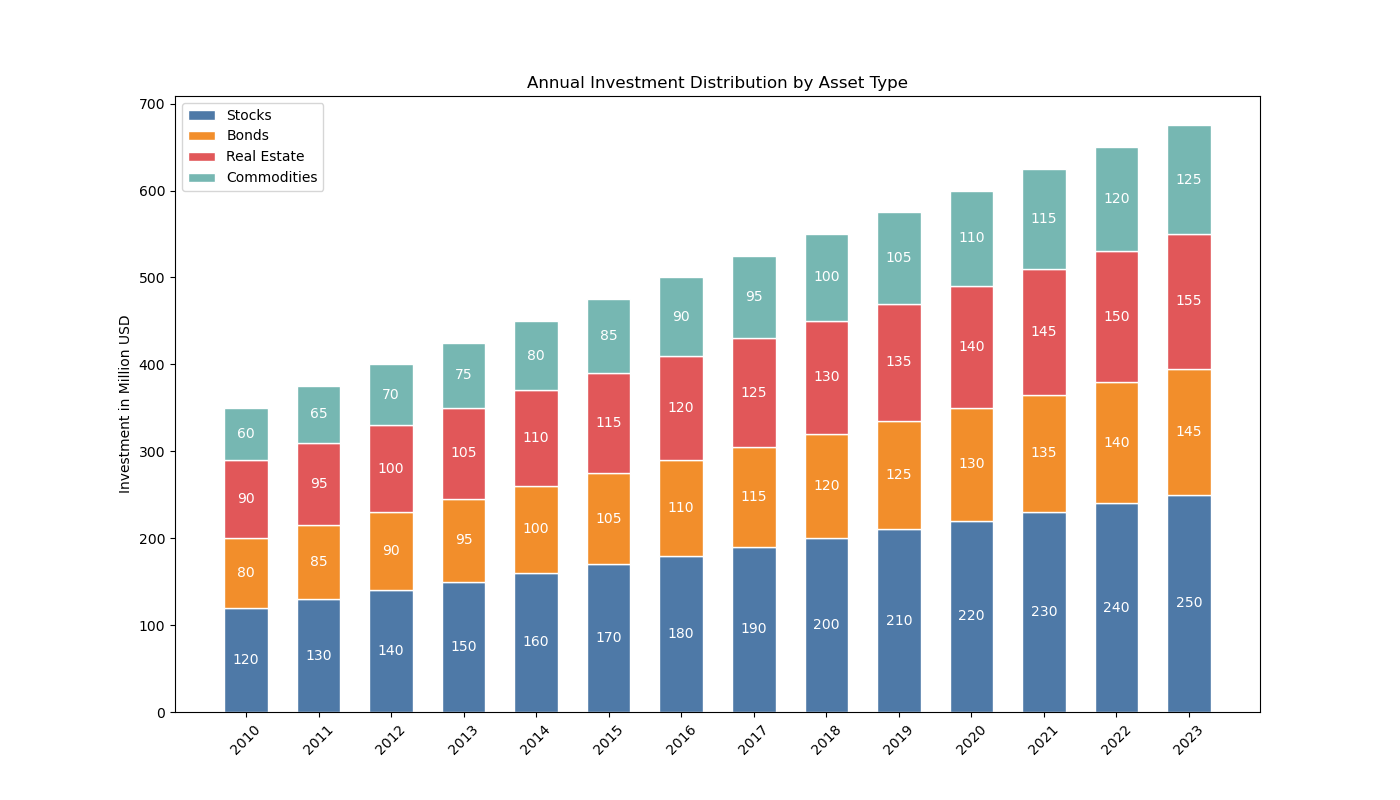

The Python source for this figure:

import matplotlib.pyplot as plt

# Data
years = ['2010', '2011', '2012', '2013', '2014', '2015', 
         '2016', '2017', '2018', '2019', '2020', '2021', '2022', '2023']
stocks = [120, 130, 140, 150, 160, 170, 180, 190, 200, 210, 220, 230, 240, 250]
bonds = [80, 85, 90, 95, 100, 105, 110, 115, 120, 125, 130, 135, 140, 145]
real_estate = [90, 95, 100, 105, 110, 115, 120, 125, 130, 135, 140, 145, 150, 155]
commodities = [60, 65, 70, 75, 80, 85, 90, 95, 100, 105, 110, 115, 120, 125]

# Stacked Bar Chart
plt.figure(figsize=(14, 8))
bar_width = 0.6

plt.bar(years, stocks, color='#4e79a7', edgecolor='white', width=bar_width, label='Stocks')
plt.bar(years, bonds, bottom=stocks, color='#f28e2b', edgecolor='white', width=bar_width, label='Bonds')
plt.bar(years, real_estate, bottom=[i+j for i,j in zip(stocks, bonds)], color='#e15759', edgecolor='white', width=bar_width, label='Real Estate')
plt.bar(years, commodities, bottom=[i+j+k for i,j,k in zip(stocks, bonds, real_estate)], color='#76b7b2', edgecolor='white', width=bar_width, label='Commodities')

for i, (stock, bond, real, comm) in enumerate(zip(stocks, bonds, real_estate, commodities)):
    plt.text(i, stock / 2, str(stock), ha='center', va='center', color='white')
    plt.text(i, stock + bond / 2, str(bond), ha='center', va='center', color='white')
    plt.text(i, stock + bond + real / 2, str(real), ha='center', va='center', color='white')
    plt.text(i, stock + bond + real + comm / 2, str(comm), ha='center', va='center', color='white')

plt.ylabel('Investment in Million USD')
plt.title('Annual Investment Distribution by Asset Type')
plt.xticks(years, rotation=45)
plt.legend(loc='upper left')

plt.show()
